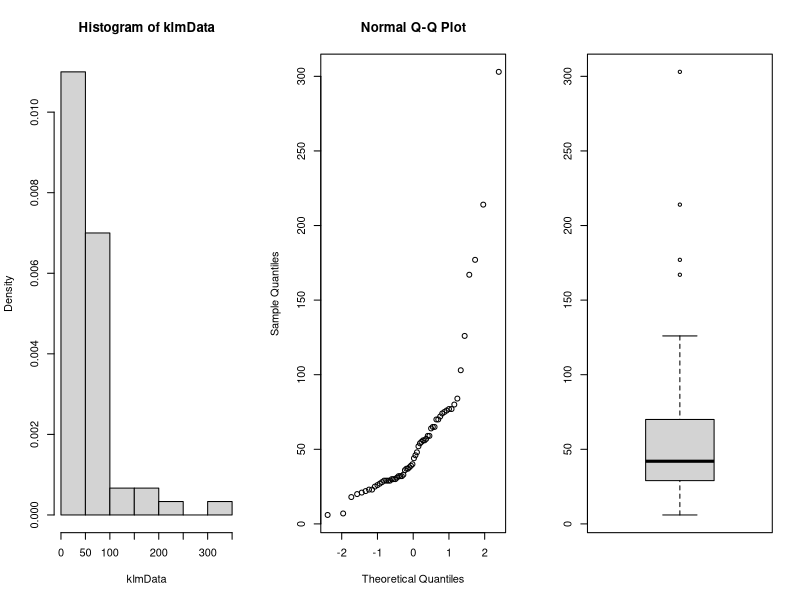

Generate this figure with R:
klmData = scan("./data/klm.txt")

par(mfrow=c(1,3))
# This doen't look like it is from normal distribution?
hist(klmData, freq=FALSE)
qqnorm(klmData)
boxplot(klmData)

# H_0 median duration is <= 31 days
testMedian = 31

klmMedian = median(klmData)

# We expect median to divide the data set into two equal parts
# so that when a random sample is chosen, the probability of it
# being smaller or greater than the median should be equal to
# tossing a coin

sumOut = sum(klmData <= testMedian) # Get values smaller than the test value

binom.test(sumOut, length(klmData), p=0.5)
